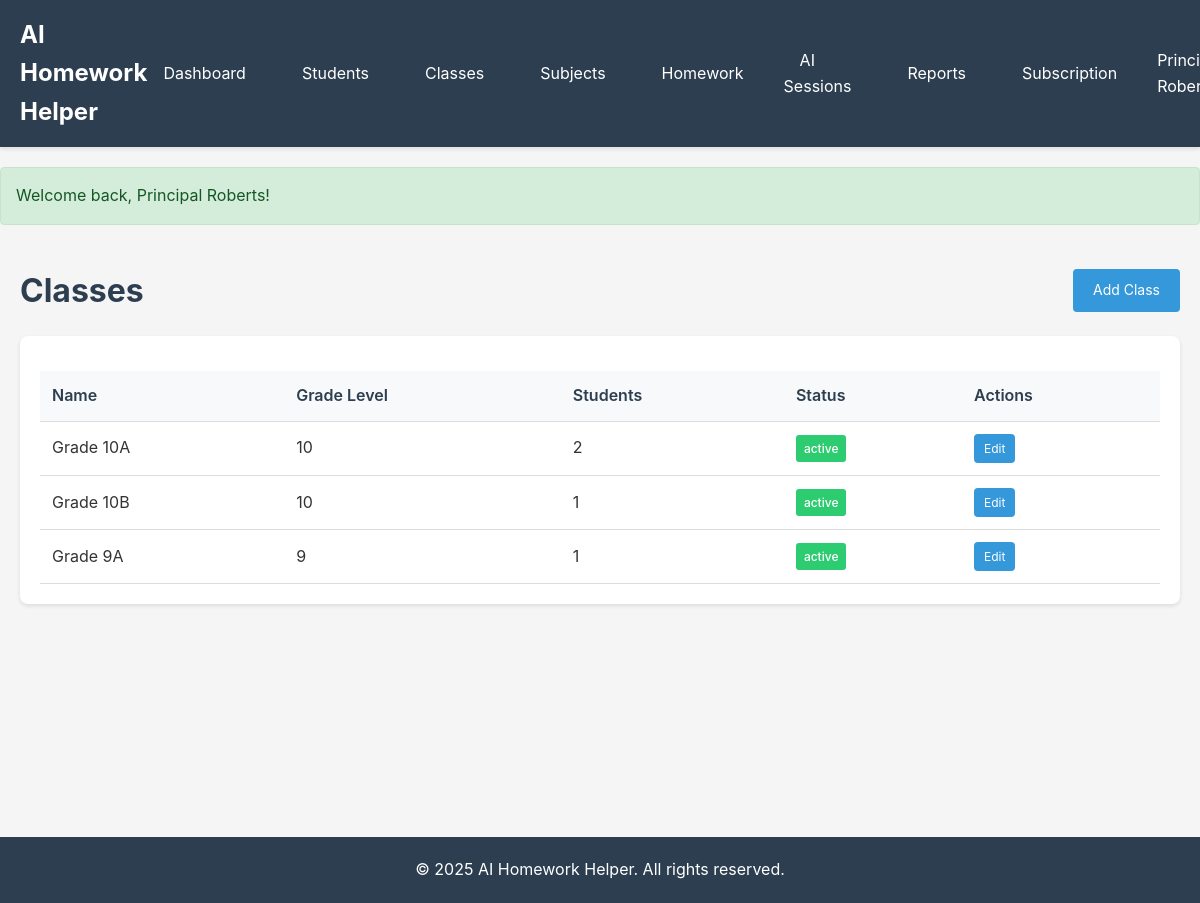
The page /classes (signed in) on the database its author committed.
### tables this page shows
CREATE TABLE `classes` (
  `id` INT(11) UNSIGNED NOT NULL AUTO_INCREMENT,
  `tenant_id` INT(11) UNSIGNED NOT NULL,
  `name` VARCHAR(255) NOT NULL,
  `grade_level` VARCHAR(50) NULL,
  `description` TEXT NULL,
  `status` ENUM('active', 'archived') NOT NULL DEFAULT 'active',
  `created_at` DATETIME NOT NULL DEFAULT CURRENT_TIMESTAMP,
  `updated_at` DATETIME NULL ON UPDATE CURRENT_TIMESTAMP,
  PRIMARY KEY (`id`),
  KEY `tenant_id` (`tenant_id`),
  KEY `status` (`status`),
  FOREIGN KEY (`tenant_id`) REFERENCES `tenants` (`id`) ON DELETE CASCADE
);

### app/controllers/ClassController.php (called while the page is built, shortened)
<?php
class ClassController extends Controller
{
    public function index()
    {
        $classModel = $this->model('ClassModel');
        $classes = $classModel->getAllWithCounts();
        $data = ['classes' => $classes];
        $this->view('classes/index', $data);
    }
}

### app/core/Router.php (called while the page is built, shortened)
<?php
class Router
{
    private $routes = [];
    private $method = 'index';
    private $params = [];
    public function add($method, $uri, $controller, $action)
    {
        $this->routes[] = [
            'method' => strtoupper($method),
            'uri' => $uri,
            'controller' => $controller,
            'action' => $action
        ];
    }
    public function dispatch()
    {
        $requestUri = $this->getUri();
        $requestMethod = $_SERVER['REQUEST_METHOD'];
        foreach ($this->routes as $route) {
            $pattern = $this->convertUriToRegex($route['uri']);
            if ($route['method'] === $requestMethod && preg_match($pattern, $requestUri, $matches)) {
                array_shift($matches);
                $this->method = $route['action'];
                $this->params = $matches;
                break;
            }
        }
        $this->execute();
    }
    private function execute()
    {
        $controllerInstance = new $this->controller();
        call_user_func_array([$controllerInstance, $this->method], $this->params);
    }
    private function getUri()
    {
        $uri = $_SERVER['REQUEST_URI'] ?? '/';
        $uri = strtok($uri, '?');
        return '/' . trim($uri, '/');
    }
    private function convertUriToRegex($uri)
    {
        $pattern = preg_replace('/\{([a-zA-Z0-9_]+)\}/', '([^/]+)', $uri);
        return '#^' . $pattern . '$#';
    }
}

### app/core/App.php (called while the page is built, shortened)
<?php
class App
{
    private $router;
    public function __construct()
    {
        $this->router = new Router();
    }
    public function run()
    {
        $this->router->dispatch();
    }
    private function loadRoutes()
    {
        $this->router->add('GET', '/', 'HomeController', 'index');
        $this->router->add('GET', '/login', 'AuthController', 'login');
        $this->router->add('POST', '/login', 'AuthController', 'loginPost');
        $this->router->add('GET', '/logout', 'AuthController', 'logout');
        $this->router->add('GET', '/register', 'AuthController', 'register');
        $this->router->add('POST', '/register', 'AuthController', 'registerPost');
        $this->router->add('GET', '/dashboard', 'DashboardController', 'index');
        $this->router->add('GET', '/students', 'StudentController', 'index');
        $this->router->add('GET', '/students/create', 'StudentController', 'create');
        $this->router->add('POST', '/students/create', 'StudentController', 'store');
        $this->router->add('GET', '/students/{id}', 'StudentController', 'show');
        $this->router->add('GET', '/students/{id}/edit', 'StudentController', 'edit');
        $this->router->add('POST', '/students/{id}/edit', 'StudentController', 'update');
        $this->router->add('POST', '/students/{id}/delete', 'StudentController', 'delete');
        $this->router->add('GET', '/teachers', 'TeacherController', 'index');
        $this->router->add('GET', '/teachers/create', 'TeacherController', 'create');
        $this->router->add('POST', '/teachers/create', 'TeacherController', 'store');
        $this->router->add('GET', '/teachers/{id}/edit', 'TeacherController', 'edit');
        $this->router->add('POST', '/teachers/{id}/edit', 'TeacherController', 'update');
        $this->router->add('POST', '/teachers/{id}/delete', 'TeacherController', 'delete');
        $this->router->add('GET', '/classes', 'ClassController', 'index');
        $this->router->add('GET', '/classes/create', 'ClassController', 'create');
        $this->router->add('POST', '/classes/create', 'ClassController', 'store');
        $this->router->add('GET', '/classes/{id}/edit', 'ClassController', 'edit');
        $this->router->add('POST', '/classes/{id}/edit', 'ClassController', 'update');
        $this->router->add('POST', '/classes/{id}/delete', 'ClassController', 'delete');
        $this->router->add('GET', '/subjects', 'SubjectController', 'index');
        $this->router->add('GET', '/subjects/create', 'SubjectController', 'create');
        $this->router->add('POST', '/subjects/create', 'SubjectController', 'store');
        $this->router->add('GET', '/subjects/{id}/edit', 'SubjectController', 'edit');
        $this->router->add('POST', '/subjects/{id}/edit', 'SubjectController', 'update');
        $this->router->add('POST', '/subjects/{id}/delete', 'SubjectController', 'delete');
        $this->router->add('GET', '/homework', 'HomeworkController', 'index');
        $this->router->add('GET', '/homework/create', 'HomeworkController', 'create');
        $this->router->add('POST', '/homework/create', 'HomeworkController', 'store');
        $this->router->add('GET', '/homework/{id}', 'HomeworkController', 'show');
        $this->router->add('POST', '/homework/{id}/ask-ai', 'HomeworkController', 'askAi');
        $this->router->add('POST', '/homework/{id}/status', 'HomeworkController', 'updateStatus');
        $this->router->add('POST', '/homework/{id}/delete', 'HomeworkController', 'delete');
        $this->router->add('GET', '/ai/sessions', 'AiController', 'sessions');
        $this->router->add('GET', '/ai/quiz/generate', 'AiController', 'generateQuiz');
        $this->router->add('POST', '/ai/quiz/generate', 'AiController', 'generateQuizPost');
        $this->router->add('GET', '/ai/quiz/{id}', 'AiController', 'showQuiz');
        $this->router->add('POST', '/ai/quiz/{id}/submit', 'AiController', 'submitQuiz');
        $this->router->add('GET', '/admin/subscription', 'SubscriptionController', 'index');
        $this->router->add('GET', '/admin/plans', 'SubscriptionController', 'plans');
        $this->router->add('POST', '/admin/subscription/change', 'SubscriptionController', 'changePlan');
        $this->router->add('GET', '/admin/billing', 'SubscriptionController', 'billing');
        $this->router->add('POST', '/admin/payment/simulate', 'SubscriptionController', 'simulatePayment');
        $this->router->add('GET', '/admin/tenants', 'TenantController', 'index');
        $this->router->add('GET', '/admin/tenants/create', 'TenantController', 'create');
        $this->router->add('POST', '/admin/tenants/create', 'TenantController', 'store');
        $this->router->add('GET', '/admin/tenants/{id}/edit', 'TenantController', 'edit');
        $this->router->add('POST', '/admin/tenants/{id}/edit', 'TenantController', 'update');
        $this->router->add('GET', '/admin/users', 'UserController', 'index');
        $this->router->add('GET', '/admin/users/create', 'UserController', 'create');
        $this->router->add('POST', '/admin/users/create', 'UserController', 'store');
        $this->router->add('GET', '/admin/users/{id}/edit', 'UserController', 'edit');
        $this->router->add('POST', '/admin/users/{id}/edit', 'UserController', 'update');
        $this->router->add('POST', '/admin/users/{id}/delete', 'UserController', 'delete');
        $this->router->add('GET', '/reports/homework', 'ReportController', 'homework');
        $this->router->add('GET', '/reports/performance', 'ReportController', 'performance');
        $this->router->add('GET', '/reports/usage', 'ReportController', 'usage');
        $this->router->add('POST', '/api/v1/homework/create', 'ApiController', 'createHomework');
        $this->router->add('GET', '/api/v1/homework/{id}', 'ApiController', 'getHomework');
    }
}

### public/index.php (called while the page is built, shortened)
<?php
require_once __DIR__ . '/../app/core/Database.php';
require_once __DIR__ . '/../app/core/Router.php';
require_once __DIR__ . '/../app/core/Controller.php';
require_once __DIR__ . '/../app/core/Model.php';
require_once __DIR__ . '/../app/core/App.php';
$app = new App();
$app->run();

### app/core/Database.php (called while the page is built, shortened)
<?php
class Database
{
    private static $instance = null;
    private $connection;
    private $host;
    private $dbname;
    private $username;
    private $password;
    private $charset;
    private function __construct()
    {
        $this->host = $_ENV['DB_HOST'] ?? 'localhost';
        $this->dbname = $_ENV['DB_NAME'] ?? 'ai_homework_helper';
        $this->username = $_ENV['DB_USER'] ?? 'root';
        $this->password = $_ENV['DB_PASS'] ?? '';
        $this->charset = 'utf8mb4';
    }
    public static function getInstance()
    {
        if (self::$instance === null) {
            self::$instance = new self();
        }
        return self::$instance;
    }
    private function connect()
    {
        $dsn = "mysql:host={$this->host};dbname={$this->dbname};charset={$this->charset}";
        $options = [
            PDO::ATTR_ERRMODE => PDO::ERRMODE_EXCEPTION,
            PDO::ATTR_DEFAULT_FETCH_MODE => PDO::FETCH_ASSOC,
            PDO::ATTR_EMULATE_PREPARES => false,
        ];
        try {
            $this->connection = new PDO($dsn, $this->username, $this->password, $options);
        } catch (PDOException $e) {
            die("Database connection failed: " . $e->getMessage());
        }
    }
    public function getConnection()
    {
        return $this->connection;
    }
}

### app/core/Model.php (called while the page is built, shortened)
<?php
class Model
{
    public function __construct()
    {
        $this->db = Database::getInstance()->getConnection();
    }
}

### app/models/ClassModel.php (called while the page is built, shortened)
<?php
class ClassModel extends Model
{
    protected $table = 'classes';
    public function getAllWithCounts()
    {
        $sql = "SELECT c.*, COUNT(s.id) as student_count
                FROM {$this->table} c
                LEFT JOIN students s ON c.id = s.class_id AND s.status = 'active'
                WHERE c.tenant_id = :tenant_id
                GROUP BY c.id
                ORDER BY c.name ASC";
        $stmt = $this->db->prepare($sql);
        $stmt->bindValue(':tenant_id', $_SESSION['tenant_id'], PDO::PARAM_INT);
        $stmt->execute();
        return $stmt->fetchAll();
    }
}

### app/views/classes/index.php (the view)
<?php require __DIR__ . '/../layouts/header.php'; ?>
<div class="container">
    <div class="page-header">
        <h1>Classes</h1>
        <a href="/classes/create" class="btn btn-primary">Add Class</a>
    </div>
    <div class="card">
        <?php if (!empty($classes)): ?>
            <table class="table">
                <thead>
                    <tr><th>Name</th><th>Grade Level</th><th>Students</th><th>Status</th><th>Actions</th></tr>
                </thead>
                <tbody>
                    <?php foreach ($classes as $class): ?>
                        <tr>
                            <td><?php echo htmlspecialchars($class['name']); ?></td>
                            <td><?php echo htmlspecialchars($class['grade_level'] ?: '-'); ?></td>
                            <td><?php echo $class['student_count']; ?></td>
                            <td><span class="badge badge-<?php echo $class['status']; ?>"><?php echo $class['status']; ?></span></td>
                            <td><a href="/classes/<?php echo $class['id']; ?>/edit" class="btn btn-sm">Edit</a></td>
                        </tr>
                    <?php endforeach; ?>
                </tbody>
            </table>
        <?php else: ?>
            <p>No classes found.</p>
        <?php endif; ?>
    </div>
</div>
<?php require __DIR__ . '/../layouts/footer.php'; ?>

### public/css/style.css (style rules this page uses)
* { margin: 0; padding: 0; box-sizing: border-box; }
body { font-family: -apple-system, BlinkMacSystemFont, 'Segoe UI', Roboto, 'Helvetica Neue', Arial, sans-serif; line-height: 1.6; color: #333; background-color: #f5f5f5; }
.container { max-width: 1200px; margin: 0 auto; padding: 20px; }
.card { background-color: #fff; border-radius: 8px; padding: 20px; margin-bottom: 20px; box-shadow: 0 2px 4px rgba(0,0,0,0.1); }
.btn { display: inline-block; padding: 10px 20px; background-color: #3498db; color: #fff; text-decoration: none; border: none; border-radius: 4px; cursor: pointer; font-size: 14px; transition: background-color 0.3s; }
.btn-primary { background-color: #3498db; }
.btn-sm { padding: 5px 10px; font-size: 12px; }
.table { width: 100%; border-collapse: collapse; margin-top: 15px; }
.table th, .table td { padding: 12px; text-align: left; border-bottom: 1px solid #ddd; }
.table th { background-color: #f8f9fa; font-weight: 600; color: #2c3e50; }
.badge { display: inline-block; padding: 4px 8px; border-radius: 3px; font-size: 12px; font-weight: 500; }
.badge-success, .badge-active { background-color: #2ecc71; color: #fff; }
.page-header { display: flex; justify-content: space-between; align-items: center; margin-bottom: 20px; }
.page-header h1 { color: #2c3e50; }

### rows shown on the page
classes: name "Grade 10A", grade_level "10", student_count "2", status "active"
classes: name "Grade 10B", grade_level "10", student_count "1", status "active"
classes: name "Grade 9A", grade_level "9", student_count "1", status "active"

### other values the page prints
$message "Welcome back, Principal Roberts!"
